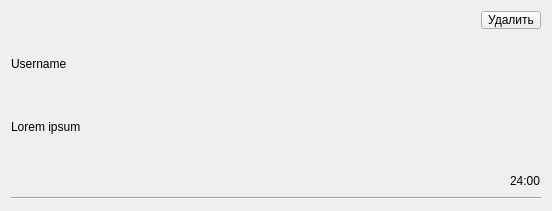
<?xml version="1.0" encoding="UTF-8"?>
<ui version="4.0">
 <class>Form</class>
 <widget class="QWidget" name="Form">
  <property name="geometry">
   <rect>
    <x>0</x>
    <y>0</y>
    <width>552</width>
    <height>211</height>
   </rect>
  </property>
  <property name="windowTitle">
   <string>Form</string>
  </property>
  <layout class="QVBoxLayout" name="verticalLayout_2">
   <item alignment="Qt::AlignRight">
    <widget class="QPushButton" name="btn_delete_post">
     <property name="maximumSize">
      <size>
       <width>60</width>
       <height>18</height>
      </size>
     </property>
     <property name="text">
      <string>Удалить</string>
     </property>
    </widget>
   </item>
   <item>
    <widget class="QLabel" name="label_post_username">
     <property name="text">
      <string>Username</string>
     </property>
    </widget>
   </item>
   <item>
    <widget class="QLabel" name="label_post_content">
     <property name="text">
      <string>Lorem ipsum</string>
     </property>
    </widget>
   </item>
   <item>
    <spacer name="verticalSpacer">
     <property name="orientation">
      <enum>Qt::Vertical</enum>
     </property>
     <property name="sizeType">
      <enum>QSizePolicy::Maximum</enum>
     </property>
     <property name="sizeHint" stdset="0">
      <size>
       <width>20</width>
       <height>10</height>
      </size>
     </property>
    </spacer>
   </item>
   <item alignment="Qt::AlignRight">
    <widget class="QLabel" name="label_post_time">
     <property name="maximumSize">
      <size>
       <width>16777215</width>
       <height>20</height>
      </size>
     </property>
     <property name="text">
      <string>24:00</string>
     </property>
    </widget>
   </item>
   <item>
    <widget class="Line" name="line">
     <property name="orientation">
      <enum>Qt::Horizontal</enum>
     </property>
    </widget>
   </item>
  </layout>
 </widget>
 <resources/>
 <connections/>
</ui>
